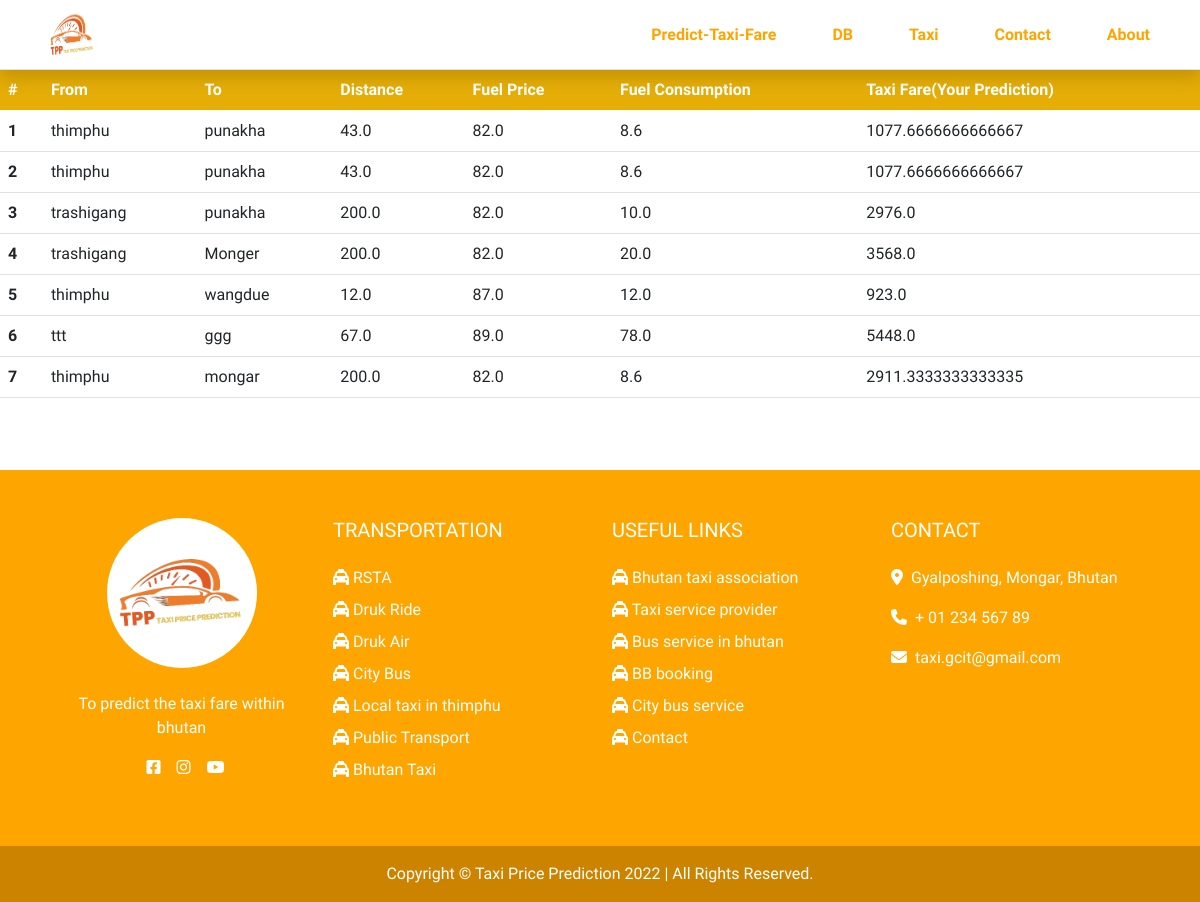
Page /DB on the committed database.
### tppApp/models.py (models this page shows, shortened)
class PredResults(models.Model):
    from_source = models.CharField(max_length=100)
    to_destination = models.CharField(max_length=100)
    distance = models.FloatField()
    fuel_price = models.FloatField()
    fuel_consumption = models.FloatField()
    result = models.FloatField()

### tppApp/views.py (the view)
# urls.py: path('DB', views.database, name='DB'),
def database(request):
    data = {"dataset": PredResults.objects.all()}
    return render(request, 'DB.html', data)

### templates/DB.html (shortened to what this page needs)
{% extends 'base.html' %}
{% block content %}
<div class="table-responsive" style="height:50vh;background-color:#ffffff;">
    <table class="table">
      <thead>
        <tr class="table-active bg-warning" style="color:#ffffff;">
          <th scope="col">#</th>
          <th scope="col">From</th>
          <th scope="col">To</th>
          <th scope="col">Distance</th>
          <th scope="col">Fuel Price</th>
          <th scope="col">Fuel Consumption</th>
          <th scope="col">Taxi Fare(Your Prediction)</th>
        </tr>
      </thead>
      <tbody>
        {% for data in dataset %}
        <tr>
          <th scope="row">{{ data.id }}</th>
          <td>{{data.from_source}}</td>
          <td>{{data.to_destination}}</td>
          <td>{{data.distance}}</td>
          <td>{{data.fuel_price}}</td>
          <td>{{data.fuel_consumption}}</td>
          <td>{{data.result}}</td>
        </tr>
        {% endfor %}
      </tbody>
    </table>
  </div>
{% endblock %}

### templates/base.html (shortened to what this page needs)
<!doctype html>
<html lang="en">
  <head>
    <link href="https://cdn.jsdelivr.net/npm/bootstrap@5.0.2/dist/css/bootstrap.min.css" rel="stylesheet">
    <link rel="stylesheet" href="https://cdnjs.cloudflare.com/ajax/libs/font-awesome/6.2.1/css/all.min.css" />
    {% load static %}
   <link rel="stylesheet" href="../static/css/home.css">
   <link rel="stylesheet" href="../static/css/contact.css">
   <link rel="stylesheet" href="../static/css/mybase.css">
   <link rel="stylesheet" href="../static/css/predict.css">
  </head>
  <body>
    <nav class="navbar navbar-expand-lg navbar-dark  sticky-top bg-gradient border-bottom shadow">
      <div class="container-sm">
        {% load static %}
        <a class="navbar-brand" data-bs-custom-class="custom-tooltip" data-bs-toggle="tooltip" data-bs-placement="right" data-bs-title="Home" href="/">
          <img src="../static/img/logo.png" alt="logo" width="60" height="60"></a>
        <div class="collapse navbar-collapse" id="navbarTogglerDemo02">
         <ul class="navbar-nav ms-auto">
          <li class="nav-item">
            <a class="nav-link" href="predict" style="color:orange;font-weight: bold;">Predict-Taxi-Fare</a>
          </li>
          <li class="nav-item">
            <a class="nav-link" href="DB" style="color:orange;font-weight: bold;">DB</a>
          </li>
          <li class="nav-item">
            <a class="nav-link" href="taxi" style="color:orange;font-weight: bold;">Taxi</a>
          </li>
          <li class="nav-item">
            <a class="nav-link" href="contact" style="color:orange;font-weight: bold;">Contact</a>
          </li>
          <li class="nav-item">
            <a class="nav-link" href="about" style="color:orange;font-weight: bold;">About</a>
          </li>
         </ul>
      </div>
      </div>
    </nav>
    {%  block content %}
    {% endblock %}
<div class="relative-bottom">
  <footer class=" text-center text-lg-start text-white" style="background-color:#FFA500;">
    <div class="container p-4">
      <div class="row my-4">
        <div class="col-lg-3 col-md-6 mb-4 mb-md-0">
          <div class="rounded-circle bg-white shadow-1-strong d-flex align-items-center justify-content-center mb-4 mx-auto" style="width: 150px; height: 150px;">
            <img src="../static/img/logo.png" height="100" alt=""
                 loading="lazy" />
          </div>
          <p class="text-center">To predict the taxi fare within bhutan</p>
          <ul class="list-unstyled d-flex flex-row justify-content-center">
            <li>
              <a class="text-white px-2" href="#!">
                <i class="fab fa-facebook-square"></i>
              </a>
            </li>
            <li>
              <a class="text-white px-2" href="#!">
                <i class="fab fa-instagram"></i>
              </a>
            </li>
            <li>
              <a class="text-white ps-2" href="#!">
                <i class="fab fa-youtube"></i>
              </a>
            </li>
          </ul>
        </div>
        <div class="col-lg-3 col-md-6 mb-4 mb-md-0">
          <h5 class="text-uppercase mb-4">Transportation</h5>
          <ul class="list-unstyled">
            <li class="mb-2">
              <a href="#!" class="text-white"><i class="fa-solid fa-taxi"></i> RSTA</a>
            </li>
            <li class="mb-2">
              <a href="#!" class="text-white"><i class="fa-solid fa-taxi"></i> Druk Ride</a>
            </li>
            <li class="mb-2">
              <a href="#!" class="text-white"><i class="fa-solid fa-taxi"></i> Druk Air</a>
            </li>
            <li class="mb-2">
              <a href="#!" class="text-white"><i class="fa-solid fa-taxi"></i> City Bus</a>
            </li>
            <li class="mb-2">
              <a href="#!" class="text-white"><i class="fa-solid fa-taxi"></i> Local taxi in thimphu</a>
            </li>
            <li class="mb-2">
              <a href="#!" class="text-white"><i class="fa-solid fa-taxi"></i> Public Transport</a>
            </li>
            <li class="mb-2">
              <a href="#!" class="text-white"><i class="fa-solid fa-taxi"></i> Bhutan Taxi</a>
            </li>
          </ul>
        </div>
        <div class="col-lg-3 col-md-6 mb-4 mb-md-0">
          <h5 class="text-uppercase mb-4">Useful Links</h5>
          <ul class="list-unstyled">
            <li class="mb-2">
              <a href="#!" class="text-white text-decoration-none"><i class="fa-solid fa-taxi"></i> Bhutan taxi association</a>
            </li>
            <li class="mb-2">
              <a href="#!" class="text-white"><i class="fa-solid fa-taxi"></i> Taxi service provider</a>
            </li>
            <li class="mb-2">
              <a href="#!" class="text-white"><i class="fa-solid fa-taxi"></i> Bus service in bhutan</a>
            </li>
            <li class="mb-2">
              <a href="#!" class="text-white"><i class="fa-solid fa-taxi"></i> BB booking</a>
            </li>
            <li class="mb-2">
              <a href="#!" class="text-white"><i class="fa-solid fa-taxi"></i> City bus service</a>
            </li>
            <li class="mb-2">
              <a href="#!" class="text-white"><i class="fa-solid fa-taxi"></i> Contact</a>
            </li>
          </ul>
        </div>
        <div class="col-lg-3 col-md-6 mb-4 mb-md-0">
          <h5 class="text-uppercase mb-4">Contact</h5>
          <ul class="list-unstyled">
            <li>
              <p><i class="fas fa-map-marker-alt pe-2"></i>Gyalposhing, Mongar, Bhutan</p>
            </li>
            <li>
              <p><i class="fas fa-phone pe-2"></i>+ 01 234 567 89</p>
            </li>
            <li>
              <p><i class="fas fa-envelope pe-2 mb-0"></i>taxi.gcit@gmail.com</p>
            </li>
          </ul>
        </div>
      </div>
    </div>
    <div class="text-center p-3" style="background-color: rgba(0, 0, 0, 0.2)">
      Copyright © Taxi Price Prediction 2022 | All Rights Reserved.
    </div>
  </footer>
</div>
  </body>
</html>

### static/css/mybase.css (style rules this page uses)
* { box-sizing: border-box; font-family: 'Sono', sans-serif; }
nav { background-color: #ffff; height: 70px; }
body { background-image: url("../img/bg.svg"); background-attachment: fixed; height: 100vh; background-position: center; background-repeat: no-repeat; background-size: cover; position: relative; }
.nav-item { padding-left: 40px; }
a { text-decoration: none; }

### rows in the picture
PredResults: id "1", from_source "thimphu", to_destination "punakha", distance "43.0", fuel_price "82.0", fuel_consumption "8.6", result "1077.6666666666667"
PredResults: id "2", from_source "thimphu", to_destination "punakha", distance "43.0", fuel_price "82.0", fuel_consumption "8.6", result "1077.6666666666667"
PredResults: id "3", from_source "trashigang", to_destination "punakha", distance "200.0", fuel_price "82.0", fuel_consumption "10.0", result "2976.0"
PredResults: id "4", from_source "trashigang", to_destination "Monger", distance "200.0", fuel_price "82.0", fuel_consumption "20.0", result "3568.0"
PredResults: id "5", from_source "thimphu", to_destination "wangdue", distance "12.0", fuel_price "87.0", fuel_consumption "12.0", result "923.0"
PredResults: id "6", from_source "ttt", to_destination "ggg", distance "67.0", fuel_price "89.0", fuel_consumption "78.0", result "5448.0"
PredResults: id "7", from_source "thimphu", to_destination "mongar", distance "200.0", fuel_price "82.0", fuel_consumption "8.6", result "2911.3333333333335"
